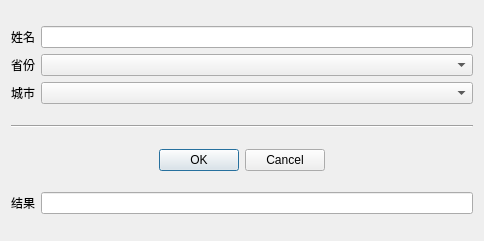
<?xml version="1.0" encoding="UTF-8"?>
<ui version="4.0">
 <class>Widget</class>
 <widget class="QWidget" name="Widget">
  <property name="geometry">
   <rect>
    <x>0</x>
    <y>0</y>
    <width>484</width>
    <height>241</height>
   </rect>
  </property>
  <property name="contextMenuPolicy">
   <enum>Qt::DefaultContextMenu</enum>
  </property>
  <property name="windowTitle">
   <string>Widget</string>
  </property>
  <layout class="QGridLayout" name="gridLayout_2">
   <item row="0" column="0" colspan="2">
    <layout class="QGridLayout" name="gridLayout">
     <item row="0" column="0">
      <widget class="QLabel" name="name_label">
       <property name="text">
        <string>姓名</string>
       </property>
      </widget>
     </item>
     <item row="0" column="1">
      <widget class="QLineEdit" name="name_lineEdit"/>
     </item>
     <item row="1" column="0">
      <widget class="QLabel" name="provincelabel">
       <property name="text">
        <string>省份</string>
       </property>
      </widget>
     </item>
     <item row="1" column="1">
      <widget class="QComboBox" name="province_comboBox"/>
     </item>
     <item row="2" column="0">
      <widget class="QLabel" name="city_label">
       <property name="text">
        <string>城市</string>
       </property>
       <property name="textInteractionFlags">
        <set>Qt::LinksAccessibleByKeyboard|Qt::LinksAccessibleByMouse|Qt::TextEditable</set>
       </property>
      </widget>
     </item>
     <item row="2" column="1">
      <widget class="QComboBox" name="city_comboBox"/>
     </item>
    </layout>
   </item>
   <item row="1" column="0" colspan="2">
    <widget class="Line" name="line">
     <property name="orientation">
      <enum>Qt::Horizontal</enum>
     </property>
    </widget>
   </item>
   <item row="2" column="0" colspan="2">
    <widget class="QDialogButtonBox" name="check_buttonBox">
     <property name="contextMenuPolicy">
      <enum>Qt::PreventContextMenu</enum>
     </property>
     <property name="standardButtons">
      <set>QDialogButtonBox::Cancel|QDialogButtonBox::Ok</set>
     </property>
     <property name="centerButtons">
      <bool>true</bool>
     </property>
    </widget>
   </item>
   <item row="3" column="0">
    <widget class="QLabel" name="res_label">
     <property name="text">
      <string>结果</string>
     </property>
    </widget>
   </item>
   <item row="3" column="1">
    <widget class="QLineEdit" name="lineEdit_2"/>
   </item>
  </layout>
 </widget>
 <resources/>
 <connections/>
</ui>
